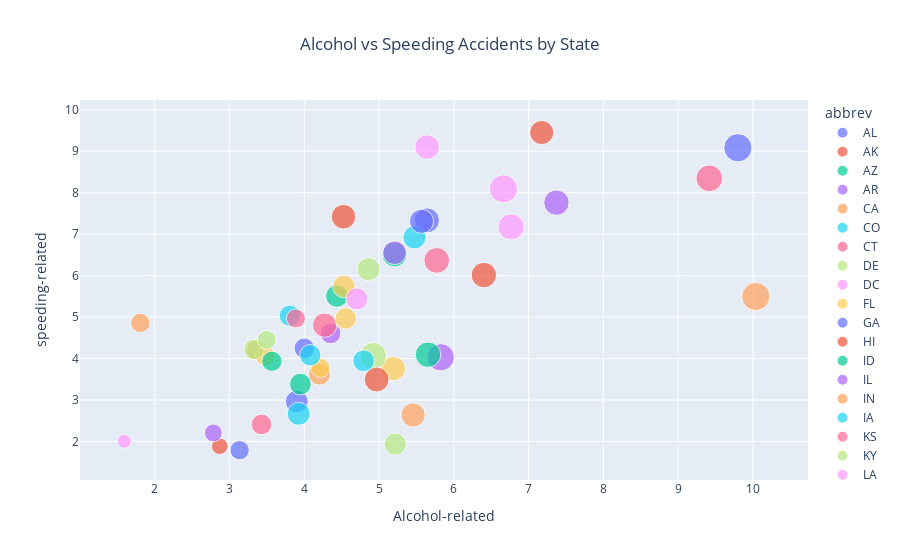

Notebook code for this chart:
### Code cell
fig = px.scatter(df, x='alcohol', y='speeding', color='abbrev',
           title='Alcohol vs Speeding Accidents by State',
            labels={'alcohol': 'Alcohol-related', 'speeding' : 'speeding-related'},
            size='total'
           )
fig.update_layout(title = {'x' : 0.5})
# fig.show()

### Figure 1 — Plotly figure (JSON) as saved in the notebook; plotly's stock layout.template omitted (floating-point values rounded to 4 significant figures)
{"data": [{"hovertemplate": "abbrev=AL<br>Alcohol-related=%{x}<br>speeding-related=%{y}<br>total=%{marker.size}<extra></extra>", "legendgroup": "AL", "marker": {"color": "#636efa", "size": [18.8], "sizemode": "area", "sizeref": 0.05975, "symbol": "circle"}, "mode": "markers", "name": "AL", "orientation": "v", "showlegend": true, "type": "scatter", "x": [5.64], "xaxis": "x", "y": [7.332], "yaxis": "y"}, {"hovertemplate": "abbrev=AK<br>Alcohol-related=%{x}<br>speeding-related=%{y}<br>total=%{marker.size}<extra></extra>", "legendgroup": "AK", "marker": {"color": "#EF553B", "size": [18.1], "sizemode": "area", "sizeref": 0.05975, "symbol": "circle"}, "mode": "markers", "name": "AK", "orientation": "v", "showlegend": true, "type": "scatter", "x": [4.525], "xaxis": "x", "y": [7.421], "yaxis": "y"}, {"hovertemplate": "abbrev=AZ<br>Alcohol-related=%{x}<br>speeding-related=%{y}<br>total=%{marker.size}<extra></extra>", "legendgroup": "AZ", "marker": {"color": "#00cc96", "size": [18.6], "sizemode": "area", "sizeref": 0.05975, "symbol": "circle"}, "mode": "markers", "name": "AZ", "orientation": "v", "showlegend": true, "type": "scatter", "x": [5.208], "xaxis": "x", "y": [6.51], "yaxis": "y"}, {"hovertemplate": "abbrev=AR<br>Alcohol-related=%{x}<br>speeding-related=%{y}<br>total=%{marker.size}<extra></extra>", "legendgroup": "AR", "marker": {"color": "#ab63fa", "size": [22.4], "sizemode": "area", "sizeref": 0.05975, "symbol": "circle"}, "mode": "markers", "name": "AR", "orientation": "v", "showlegend": true, "type": "scatter", "x": [5.824], "xaxis": "x", "y": [4.032], "yaxis": "y"}, {"hovertemplate": "abbrev=CA<br>Alcohol-related=%{x}<br>speeding-related=%{y}<br>total=%{marker.size}<extra></extra>", "legendgroup": "CA", "marker": {"color": "#FFA15A", "size": [12.0], "sizemode": "area", "sizeref": 0.05975, "symbol": "circle"}, "mode": "markers", "name": "CA", "orientation": "v", "showlegend": true, "type": "scatter", "x": [3.36], "xaxis": "x", "y": [4.2], "yaxis": "y"}, {"hovertemplate": "abbrev=CO<br>Alcohol-related=%{x}<br>speeding-related=%{y}<br>total=%{marker.size}<extra></extra>", "legendgroup": "CO", "marker": {"color": "#19d3f3", "size": [13.6], "sizemode": "area", "sizeref": 0.05975, "symbol": "circle"}, "mode": "markers", "name": "CO", "orientation": "v", "showlegend": true, "type": "scatter", "x": [3.808], "xaxis": "x", "y": [5.032], "yaxis": "y"}, {"hovertemplate": "abbrev=CT<br>Alcohol-related=%{x}<br>speeding-related=%{y}<br>total=%{marker.size}<extra></extra>", "legendgroup": "CT", "marker": {"color": "#FF6692", "size": [10.8], "sizemode": "area", "sizeref": 0.05975, "symbol": "circle"}, "mode": "markers", "name": "CT", "orientation": "v", "showlegend": true, "type": "scatter", "x": [3.888], "xaxis": "x", "y": [4.968], "yaxis": "y"}, {"hovertemplate": "abbrev=DE<br>Alcohol-related=%{x}<br>speeding-related=%{y}<br>total=%{marker.size}<extra></extra>", "legendgroup": "DE", "marker": {"color": "#B6E880", "size": [16.2], "sizemode": "area", "sizeref": 0.05975, "symbol": "circle"}, "mode": "markers", "name": "DE", "orientation": "v", "showlegend": true, "type": "scatter", "x": [4.86], "xaxis": "x", "y": [6.156], "yaxis": "y"}, {"hovertemplate": "abbrev=DC<br>Alcohol-related=%{x}<br>speeding-related=%{y}<br>total=%{marker.size}<extra></extra>", "legendgroup": "DC", "marker": {"color": "#FF97FF", "size": [5.9], "sizemode": "area", "sizeref": 0.05975, "symbol": "circle"}, "mode": "markers", "name": "DC", "orientation": "v", "showlegend": true, "type": "scatter", "x": [1.593], "xaxis": "x", "y": [2.006], "yaxis": "y"}, {"hovertemplate": "abbrev=FL<br>Alcohol-related=%{x}<br>speeding-related=%{y}<br>total=%{marker.size}<extra></extra>", "legendgroup": "FL", "marker": {"color": "#FECB52", "size": [17.9], "sizemode": "area", "sizeref": 0.05975, "symbol": "circle"}, "mode": "markers", "name": "FL", "orientation": "v", "showlegend": true, "type": "scatter", "x": [5.191], "xaxis": "x", "y": [3.759], "yaxis": "y"}, {"hovertemplate": "abbrev=GA<br>Alcohol-related=%{x}<br>speeding-related=%{y}<br>total=%{marker.size}<extra></extra>", "legendgroup": "GA", "marker": {"color": "#636efa", "size": [15.6], "sizemode": "area", "sizeref": 0.05975, "symbol": "circle"}, "mode": "markers", "name": "GA", "orientation": "v", "showlegend": true, "type": "scatter", "x": [3.9], "xaxis": "x", "y": [2.964], "yaxis": "y"}, {"hovertemplate": "abbrev=HI<br>Alcohol-related=%{x}<br>speeding-related=%{y}<br>total=%{marker.size}<extra></extra>", "legendgroup": "HI", "marker": {"color": "#EF553B", "size": [17.5], "sizemode": "area", "sizeref": 0.05975, "symbol": "circle"}, "mode": "markers", "name": "HI", "orientation": "v", "showlegend": true, "type": "scatter", "x": [7.175], "xaxis": "x", "y": [9.45], "yaxis": "y"}, {"hovertemplate": "abbrev=ID<br>Alcohol-related=%{x}<br>speeding-related=%{y}<br>total=%{marker.size}<extra></extra>", "legendgroup": "ID", "marker": {"color": "#00cc96", "size": [15.3], "sizemode": "area", "sizeref": 0.05975, "symbol": "circle"}, "mode": "markers", "name": "ID", "orientation": "v", "showlegend": true, "type": "scatter", "x": [4.437], "xaxis": "x", "y": [5.508], "yaxis": "y"}, {"hovertemplate": "abbrev=IL<br>Alcohol-related=%{x}<br>speeding-related=%{y}<br>total=%{marker.size}<extra></extra>", "legendgroup": "IL", "marker": {"color": "#ab63fa", "size": [12.8], "sizemode": "area", "sizeref": 0.05975, "symbol": "circle"}, "mode": "markers", "name": "IL", "orientation": "v", "showlegend": true, "type": "scatter", "x": [4.352], "xaxis": "x", "y": [4.608], "yaxis": "y"}, {"hovertemplate": "abbrev=IN<br>Alcohol-related=%{x}<br>speeding-related=%{y}<br>total=%{marker.size}<extra></extra>", "legendgroup": "IN", "marker": {"color": "#FFA15A", "size": [14.5], "sizemode": "area", "sizeref": 0.05975, "symbol": "circle"}, "mode": "markers", "name": "IN", "orientation": "v", "showlegend": true, "type": "scatter", "x": [4.205], "xaxis": "x", "y": [3.625], "yaxis": "y"}, {"hovertemplate": "abbrev=IA<br>Alcohol-related=%{x}<br>speeding-related=%{y}<br>total=%{marker.size}<extra></extra>", "legendgroup": "IA", "marker": {"color": "#19d3f3", "size": [15.7], "sizemode": "area", "sizeref": 0.05975, "symbol": "circle"}, "mode": "markers", "name": "IA", "orientation": "v", "showlegend": true, "type": "scatter", "x": [3.925], "xaxis": "x", "y": [2.669], "yaxis": "y"}, {"hovertemplate": "abbrev=KS<br>Alcohol-related=%{x}<br>speeding-related=%{y}<br>total=%{marker.size}<extra></extra>", "legendgroup": "KS", "marker": {"color": "#FF6692", "size": [17.8], "sizemode": "area", "sizeref": 0.05975, "symbol": "circle"}, "mode": "markers", "name": "KS", "orientation": "v", "showlegend": true, "type": "scatter", "x": [4.272], "xaxis": "x", "y": [4.806], "yaxis": "y"}, {"hovertemplate": "abbrev=KY<br>Alcohol-related=%{x}<br>speeding-related=%{y}<br>total=%{marker.size}<extra></extra>", "legendgroup": "KY", "marker": {"color": "#B6E880", "size": [21.4], "sizemode": "area", "sizeref": 0.05975, "symbol": "circle"}, "mode": "markers", "name": "KY", "orientation": "v", "showlegend": true, "type": "scatter", "x": [4.922], "xaxis": "x", "y": [4.066], "yaxis": "y"}, {"hovertemplate": "abbrev=LA<br>Alcohol-related=%{x}<br>speeding-related=%{y}<br>total=%{marker.size}<extra></extra>", "legendgroup": "LA", "marker": {"color": "#FF97FF", "size": [20.5], "sizemode": "area", "sizeref": 0.05975, "symbol": "circle"}, "mode": "markers", "name": "LA", "orientation": "v", "showlegend": true, "type": "scatter", "x": [6.765], "xaxis": "x", "y": [7.175], "yaxis": "y"}, {"hovertemplate": "abbrev=ME<br>Alcohol-related=%{x}<br>speeding-related=%{y}<br>total=%{marker.size}<extra></extra>", "legendgroup": "ME", "marker": {"color": "#FECB52", "size": [15.1], "sizemode": "area", "sizeref": 0.05975, "symbol": "circle"}, "mode": "markers", "name": "ME", "orientation": "v", "showlegend": true, "type": "scatter", "x": [4.53], "xaxis": "x", "y": [5.738], "yaxis": "y"}, {"hovertemplate": "abbrev=MD<br>Alcohol-related=%{x}<br>speeding-related=%{y}<br>total=%{marker.size}<extra></extra>", "legendgroup": "MD", "marker": {"color": "#636efa", "size": [12.5], "sizemode": "area", "sizeref": 0.05975, "symbol": "circle"}, "mode": "markers", "name": "MD", "orientation": "v", "showlegend": true, "type": "scatter", "x": [4.0], "xaxis": "x", "y": [4.25], "yaxis": "y"}, {"hovertemplate": "abbrev=MA<br>Alcohol-related=%{x}<br>speeding-related=%{y}<br>total=%{marker.size}<extra></extra>", "legendgroup": "MA", "marker": {"color": "#EF553B", "size": [8.2], "sizemode": "area", "sizeref": 0.05975, "symbol": "circle"}, "mode": "markers", "name": "MA", "orientation": "v", "showlegend": true, "type": "scatter", "x": [2.87], "xaxis": "x", "y": [1.886], "yaxis": "y"}, {"hovertemplate": "abbrev=MI<br>Alcohol-related=%{x}<br>speeding-related=%{y}<br>total=%{marker.size}<extra></extra>", "legendgroup": "MI", "marker": {"color": "#00cc96", "size": [14.1], "sizemode": "area", "sizeref": 0.05975, "symbol": "circle"}, "mode": "markers", "name": "MI", "orientation": "v", "showlegend": true, "type": "scatter", "x": [3.948], "xaxis": "x", "y": [3.384], "yaxis": "y"}, {"hovertemplate": "abbrev=MN<br>Alcohol-related=%{x}<br>speeding-related=%{y}<br>total=%{marker.size}<extra></extra>", "legendgroup": "MN", "marker": {"color": "#ab63fa", "size": [9.6], "sizemode": "area", "sizeref": 0.05975, "symbol": "circle"}, "mode": "markers", "name": "MN", "orientation": "v", "showlegend": true, "type": "scatter", "x": [2.784], "xaxis": "x", "y": [2.208], "yaxis": "y"}, {"hovertemplate": "abbrev=MS<br>Alcohol-related=%{x}<br>speeding-related=%{y}<br>total=%{marker.size}<extra></extra>", "legendgroup": "MS", "marker": {"color": "#FFA15A", "size": [17.6], "sizemode": "area", "sizeref": 0.05975, "symbol": "circle"}, "mode": "markers", "name": "MS", "orientation": "v", "showlegend": true, "type": "scatter", "x": [5.456], "xaxis": "x", "y": [2.64], "yaxis": "y"}, {"hovertemplate": "abbrev=MO<br>Alcohol-related=%{x}<br>speeding-related=%{y}<br>total=%{marker.size}<extra></extra>", "legendgroup": "MO", "marker": {"color": "#19d3f3", "size": [16.1], "sizemode": "area", "sizeref": 0.05975, "symbol": "circle"}, "mode": "markers", "name": "MO", "orientation": "v", "showlegend": true, "type": "scatter", "x": [5.474], "xaxis": "x", "y": [6.923], "yaxis": "y"}, {"hovertemplate": "abbrev=MT<br>Alcohol-related=%{x}<br>speeding-related=%{y}<br>total=%{marker.size}<extra></extra>", "legendgroup": "MT", "marker": {"color": "#FF6692", "size": [21.4], "sizemode": "area", "sizeref": 0.05975, "symbol": "circle"}, "mode": "markers", "name": "MT", "orientation": "v", "showlegend": true, "type": "scatter", "x": [9.416], "xaxis": "x", "y": [8.346], "yaxis": "y"}, {"hovertemplate": "abbrev=NE<br>Alcohol-related=%{x}<br>speeding-related=%{y}<br>total=%{marker.size}<extra></extra>", "legendgroup": "NE", "marker": {"color": "#B6E880", "size": [14.9], "sizemode": "area", "sizeref": 0.05975, "symbol": "circle"}, "mode": "markers", "name": "NE", "orientation": "v", "showlegend": true, "type": "scatter", "x": [5.215], "xaxis": "x", "y": [1.937], "yaxis": "y"}, {"hovertemplate": "abbrev=NV<br>Alcohol-related=%{x}<br>speeding-related=%{y}<br>total=%{marker.size}<extra></extra>", "legendgroup": "NV", "marker": {"color": "#FF97FF", "size": [14.7], "sizemode": "area", "sizeref": 0.05975, "symbol": "circle"}, "mode": "markers", "name": "NV", "orientation": "v", "showlegend": true, "type": "scatter", "x": [4.704], "xaxis": "x", "y": [5.439], "yaxis": "y"}, {"hovertemplate": "abbrev=NH<br>Alcohol-related=%{x}<br>speeding-related=%{y}<br>total=%{marker.size}<extra></extra>", "legendgroup": "NH", "marker": {"color": "#FECB52", "size": [11.6], "sizemode": "area", "sizeref": 0.05975, "symbol": "circle"}, "mode": "markers", "name": "NH", "orientation": "v", "showlegend": true, "type": "scatter", "x": [3.48], "xaxis": "x", "y": [4.06], "yaxis": "y"}, {"hovertemplate": "abbrev=NJ<br>Alcohol-related=%{x}<br>speeding-related=%{y}<br>total=%{marker.size}<extra></extra>", "legendgroup": "NJ", "marker": {"color": "#636efa", "size": [11.2], "sizemode": "area", "sizeref": 0.05975, "symbol": "circle"}, "mode": "markers", "name": "NJ", "orientation": "v", "showlegend": true, "type": "scatter", "x": [3.136], "xaxis": "x", "y": [1.792], "yaxis": "y"}, {"hovertemplate": "abbrev=NM<br>Alcohol-related=%{x}<br>speeding-related=%{y}<br>total=%{marker.size}<extra></extra>", "legendgroup": "NM", "marker": {"color": "#EF553B", "size": [18.4], "sizemode": "area", "sizeref": 0.05975, "symbol": "circle"}, "mode": "markers", "name": "NM", "orientation": "v", "showlegend": true, "type": "scatter", "x": [4.968], "xaxis": "x", "y": [3.496], "yaxis": "y"}, {"hovertemplate": "abbrev=NY<br>Alcohol-related=%{x}<br>speeding-related=%{y}<br>total=%{marker.size}<extra></extra>", "legendgroup": "NY", "marker": {"color": "#00cc96", "size": [12.3], "sizemode": "area", "sizeref": 0.05975, "symbol": "circle"}, "mode": "markers", "name": "NY", "orientation": "v", "showlegend": true, "type": "scatter", "x": [3.567], "xaxis": "x", "y": [3.936], "yaxis": "y"}, {"hovertemplate": "abbrev=NC<br>Alcohol-related=%{x}<br>speeding-related=%{y}<br>total=%{marker.size}<extra></extra>", "legendgroup": "NC", "marker": {"color": "#ab63fa", "size": [16.8], "sizemode": "area", "sizeref": 0.05975, "symbol": "circle"}, "mode": "markers", "name": "NC", "orientation": "v", "showlegend": true, "type": "scatter", "x": [5.208], "xaxis": "x", "y": [6.552], "yaxis": "y"}, {"hovertemplate": "abbrev=ND<br>Alcohol-related=%{x}<br>speeding-related=%{y}<br>total=%{marker.size}<extra></extra>", "legendgroup": "ND", "marker": {"color": "#FFA15A", "size": [23.9], "sizemode": "area", "sizeref": 0.05975, "symbol": "circle"}, "mode": "markers", "name": "ND", "orientation": "v", "showlegend": true, "type": "scatter", "x": [10.04], "xaxis": "x", "y": [5.497], "yaxis": "y"}, {"hovertemplate": "abbrev=OH<br>Alcohol-related=%{x}<br>speeding-related=%{y}<br>total=%{marker.size}<extra></extra>", "legendgroup": "OH", "marker": {"color": "#19d3f3", "size": [14.1], "sizemode": "area", "sizeref": 0.05975, "symbol": "circle"}, "mode": "markers", "name": "OH", "orientation": "v", "showlegend": true, "type": "scatter", "x": [4.794], "xaxis": "x", "y": [3.948], "yaxis": "y"}, {"hovertemplate": "abbrev=OK<br>Alcohol-related=%{x}<br>speeding-related=%{y}<br>total=%{marker.size}<extra></extra>", "legendgroup": "OK", "marker": {"color": "#FF6692", "size": [19.9], "sizemode": "area", "sizeref": 0.05975, "symbol": "circle"}, "mode": "markers", "name": "OK", "orientation": "v", "showlegend": true, "type": "scatter", "x": [5.771], "xaxis": "x", "y": [6.368], "yaxis": "y"}, {"hovertemplate": "abbrev=OR<br>Alcohol-related=%{x}<br>speeding-related=%{y}<br>total=%{marker.size}<extra></extra>", "legendgroup": "OR", "marker": {"color": "#B6E880", "size": [12.8], "sizemode": "area", "sizeref": 0.05975, "symbol": "circle"}, "mode": "markers", "name": "OR", "orientation": "v", "showlegend": true, "type": "scatter", "x": [3.328], "xaxis": "x", "y": [4.224], "yaxis": "y"}, {"hovertemplate": "abbrev=PA<br>Alcohol-related=%{x}<br>speeding-related=%{y}<br>total=%{marker.size}<extra></extra>", "legendgroup": "PA", "marker": {"color": "#FF97FF", "size": [18.2], "sizemode": "area", "sizeref": 0.05975, "symbol": "circle"}, "mode": "markers", "name": "PA", "orientation": "v", "showlegend": true, "type": "scatter", "x": [5.642], "xaxis": "x", "y": [9.1], "yaxis": "y"}, {"hovertemplate": "abbrev=RI<br>Alcohol-related=%{x}<br>speeding-related=%{y}<br>total=%{marker.size}<extra></extra>", "legendgroup": "RI", "marker": {"color": "#FECB52", "size": [11.1], "sizemode": "area", "sizeref": 0.05975, "symbol": "circle"}, "mode": "markers", "name": "RI", "orientation": "v", "showlegend": true, "type": "scatter", "x": [4.218], "xaxis": "x", "y": [3.774], "yaxis": "y"}, {"hovertemplate": "abbrev=SC<br>Alcohol-related=%{x}<br>speeding-related=%{y}<br>total=%{marker.size}<extra></extra>", "legendgroup": "SC", "marker": {"color": "#636efa", "size": [23.9], "sizemode": "area", "sizeref": 0.05975, "symbol": "circle"}, "mode": "markers", "name": "SC", "orientation": "v", "showlegend": true, "type": "scatter", "x": [9.799], "xaxis": "x", "y": [9.082], "yaxis": "y"}, {"hovertemplate": "abbrev=SD<br>Alcohol-related=%{x}<br>speeding-related=%{y}<br>total=%{marker.size}<extra></extra>", "legendgroup": "SD", "marker": {"color": "#EF553B", "size": [19.4], "sizemode": "area", "sizeref": 0.05975, "symbol": "circle"}, "mode": "markers", "name": "SD", "orientation": "v", "showlegend": true, "type": "scatter", "x": [6.402], "xaxis": "x", "y": [6.014], "yaxis": "y"}, {"hovertemplate": "abbrev=TN<br>Alcohol-related=%{x}<br>speeding-related=%{y}<br>total=%{marker.size}<extra></extra>", "legendgroup": "TN", "marker": {"color": "#00cc96", "size": [19.5], "sizemode": "area", "sizeref": 0.05975, "symbol": "circle"}, "mode": "markers", "name": "TN", "orientation": "v", "showlegend": true, "type": "scatter", "x": [5.655], "xaxis": "x", "y": [4.095], "yaxis": "y"}, {"hovertemplate": "abbrev=TX<br>Alcohol-related=%{x}<br>speeding-related=%{y}<br>total=%{marker.size}<extra></extra>", "legendgroup": "TX", "marker": {"color": "#ab63fa", "size": [19.4], "sizemode": "area", "sizeref": 0.05975, "symbol": "circle"}, "mode": "markers", "name": "TX", "orientation": "v", "showlegend": true, "type": "scatter", "x": [7.372], "xaxis": "x", "y": [7.76], "yaxis": "y"}, {"hovertemplate": "abbrev=UT<br>Alcohol-related=%{x}<br>speeding-related=%{y}<br>total=%{marker.size}<extra></extra>", "legendgroup": "UT", "marker": {"color": "#FFA15A", "size": [11.3], "sizemode": "area", "sizeref": 0.05975, "symbol": "circle"}, "mode": "markers", "name": "UT", "orientation": "v", "showlegend": true, "type": "scatter", "x": [1.808], "xaxis": "x", "y": [4.859], "yaxis": "y"}, {"hovertemplate": "abbrev=VT<br>Alcohol-related=%{x}<br>speeding-related=%{y}<br>total=%{marker.size}<extra></extra>", "legendgroup": "VT", "marker": {"color": "#19d3f3", "size": [13.6], "sizemode": "area", "sizeref": 0.05975, "symbol": "circle"}, "mode": "markers", "name": "VT", "orientation": "v", "showlegend": true, "type": "scatter", "x": [4.08], "xaxis": "x", "y": [4.08], "yaxis": "y"}, {"hovertemplate": "abbrev=VA<br>Alcohol-related=%{x}<br>speeding-related=%{y}<br>total=%{marker.size}<extra></extra>", "legendgroup": "VA", "marker": {"color": "#FF6692", "size": [12.7], "sizemode": "area", "sizeref": 0.05975, "symbol": "circle"}, "mode": "markers", "name": "VA", "orientation": "v", "showlegend": true, "type": "scatter", "x": [3.429], "xaxis": "x", "y": [2.413], "yaxis": "y"}, {"hovertemplate": "abbrev=WA<br>Alcohol-related=%{x}<br>speeding-related=%{y}<br>total=%{marker.size}<extra></extra>", "legendgroup": "WA", "marker": {"color": "#B6E880", "size": [10.6], "sizemode": "area", "sizeref": 0.05975, "symbol": "circle"}, "mode": "markers", "name": "WA", "orientation": "v", "showlegend": true, "type": "scatter", "x": [3.498], "xaxis": "x", "y": [4.452], "yaxis": "y"}, {"hovertemplate": "abbrev=WV<br>Alcohol-related=%{x}<br>speeding-related=%{y}<br>total=%{marker.size}<extra></extra>", "legendgroup": "WV", "marker": {"color": "#FF97FF", "size": [23.8], "sizemode": "area", "sizeref": 0.05975, "symbol": "circle"}, "mode": "markers", "name": "WV", "orientation": "v", "showlegend": true, "type": "scatter", "x": [6.664], "xaxis": "x", "y": [8.092], "yaxis": "y"}, {"hovertemplate": "abbrev=WI<br>Alcohol-related=%{x}<br>speeding-related=%{y}<br>total=%{marker.size}<extra></extra>", "legendgroup": "WI", "marker": {"color": "#FECB52", "size": [13.8], "sizemode": "area", "sizeref": 0.05975, "symbol": "circle"}, "mode": "markers", "name": "WI", "orientation": "v", "showlegend": true, "type": "scatter", "x": [4.554], "xaxis": "x", "y": [4.968], "yaxis": "y"}, {"hovertemplate": "abbrev=WY<br>Alcohol-related=%{x}<br>speeding-related=%{y}<br>total=%{marker.size}<extra></extra>", "legendgroup": "WY", "marker": {"color": "#636efa", "size": [17.4], "sizemode": "area", "sizeref": 0.05975, "symbol": "circle"}, "mode": "markers", "name": "WY", "orientation": "v", "showlegend": true, "type": "scatter", "x": [5.568], "xaxis": "x", "y": [7.308], "yaxis": "y"}], "layout": {"legend": {"itemsizing": "constant", "title": {"text": "abbrev"}, "tracegroupgap": 0}, "title": {"text": "Alcohol vs Speeding Accidents by State", "x": 0.5}, "xaxis": {"anchor": "y", "domain": [0, 1], "title": {"text": "Alcohol-related"}}, "yaxis": {"anchor": "x", "domain": [0, 1], "title": {"text": "speeding-related"}}}}
